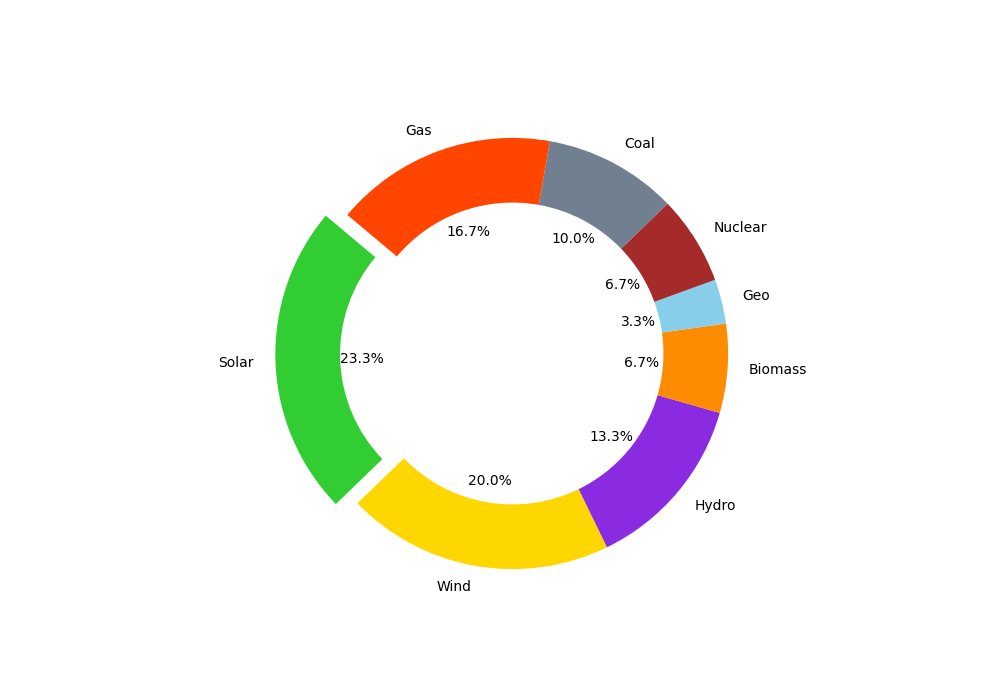

Reproduce this figure in Python.
import matplotlib.pyplot as plt

# Energy sources and proportions
sources = ['Solar', 'Wind', 'Hydro', 'Biomass', 'Geo', 'Nuclear', 'Coal', 'Gas']
proportions = [35, 30, 20, 10, 5, 10, 15, 25]

# Shuffled colors for the data series
shuffled_colors = ['#32CD32', '#FFD700', '#8A2BE2', '#FF8C00', '#87CEEB', '#A52A2A', '#708090', '#FF4500']
explode = (0.1, 0, 0, 0, 0, 0, 0, 0)

fig, ax = plt.subplots(figsize=(10, 7))
ax.pie(proportions, labels=sources, autopct='%1.1f%%', startangle=140, 
       colors=shuffled_colors, explode=explode, wedgeprops={'width': 0.3})

plt.show()
